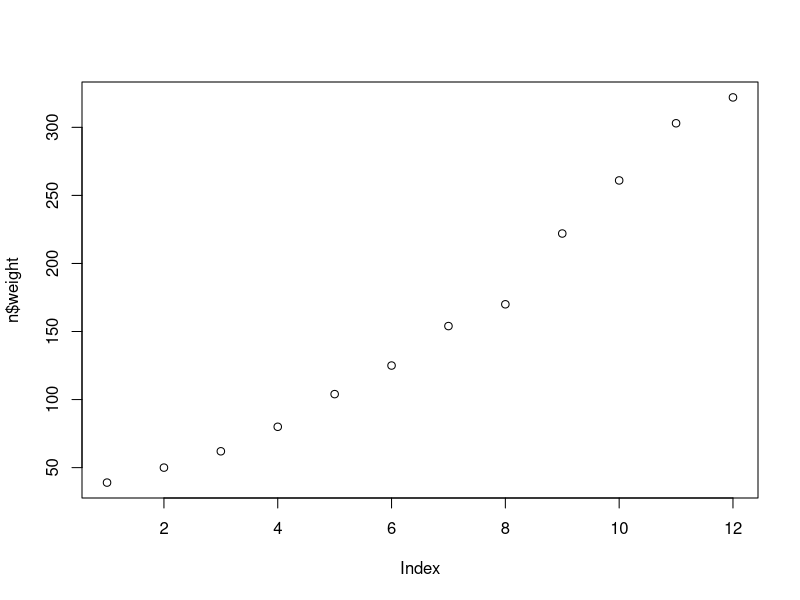
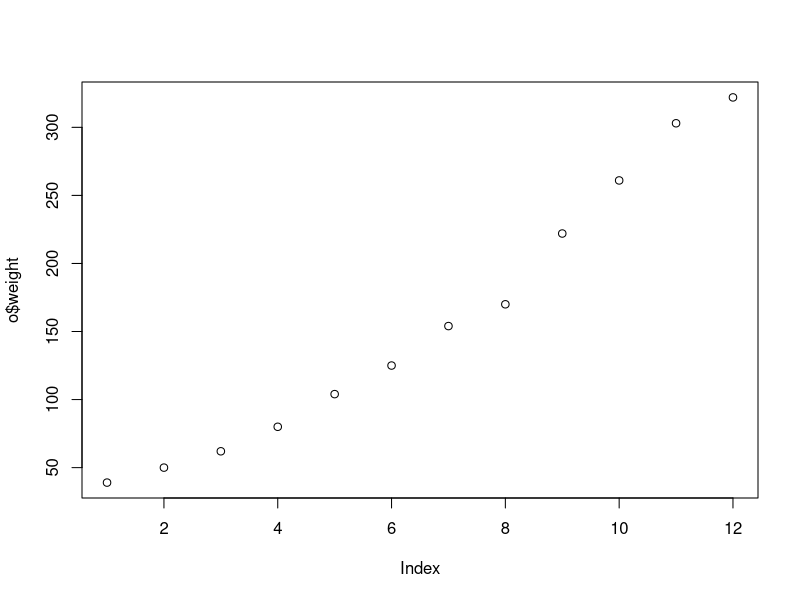
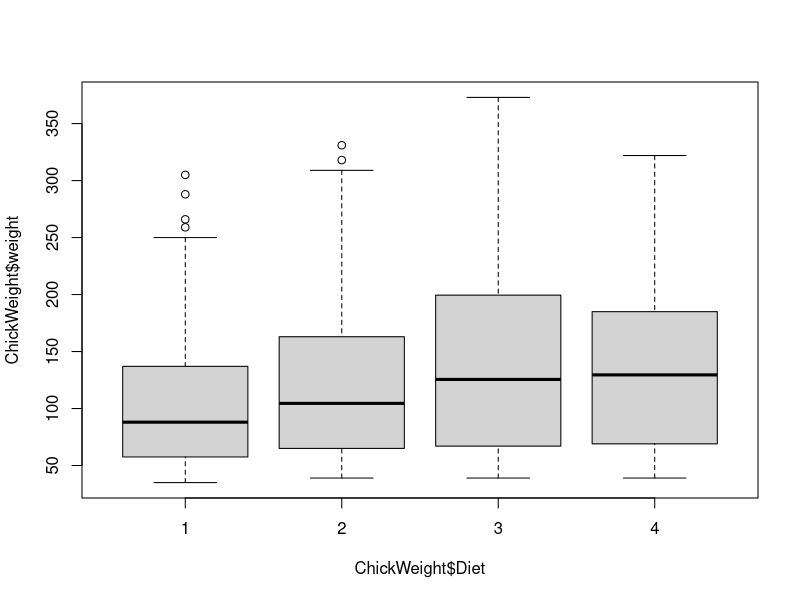

Write the R code that produced these figures, in order.
a=1:10
b=1:10
c=11:20
str(a)
identical(a,b)
identical(a,c)

c=ChickWeight
a=c[,2] 
x=c[,c("weight")] 
y=ChickWeight$weight 
identical(x,y)

y=ChickWeight[,c(4,1)] 
identical(x,y)
x=ChickWeight[,c(2:4)]

m=ChickWeight[c(1,3,5,7,9),]
nrow(c)
n=c[ChickWeight$Chick == 48,] 
plot(n$weight)
o = subset(ChickWeight,Chick==48,select=c(Time,weight))
identical(n,o)
plot(o$weight)
boxplot(ChickWeight$weight ~ ChickWeight$Diet) 
